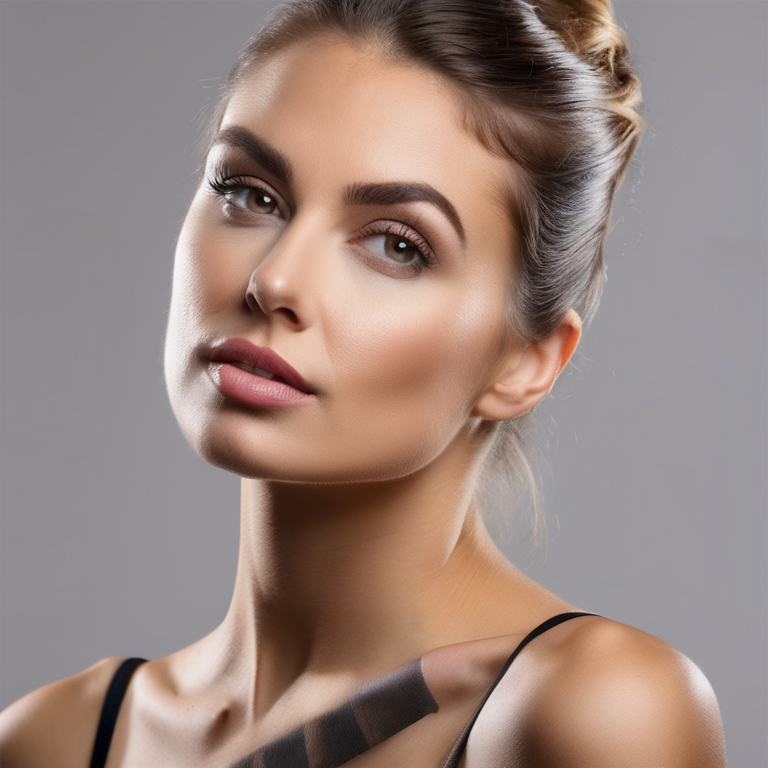
#> input picture data/batches/kt5_proof_001/job_001/images/sdxl_agent_00011_.png, 768 x 768 px
$ python -i opencv_checks.py   (imports and definitions only)   (older library calls are emulated)
#> lines starting #> are read from the running program, lines starting #| are printed output that depends on the picture
"""OpenCV-based technical image checks.

If OpenCV (cv2) is unavailable, returns a safe fallback result without
crashing the QA engine.
"""

from __future__ import annotations

from pathlib import Path
from typing import Any, Dict, Optional

CV2_AVAILABLE: bool = False
try:
    import cv2

    CV2_AVAILABLE = True
except ImportError:
    pass


def check_opencv_available() -> bool:
    """Return whether OpenCV (cv2) is importable."""
    return CV2_AVAILABLE


# [41 lines left out: functions compute_blur_score, compute_brightness, compute_contrast, not called in this run]


def detect_mouth_region_heuristic(image_path: Path) -> Dict[str, Any]:
    """Heuristic check for mouth/teeth region in a portrait.

    Uses face cascade to find face, then estimates lower-third ROI.
    If cv2 unavailable or cascade fails, returns safe fallback.
    """
    if not CV2_AVAILABLE:
        return {
            "opencv_available": False,
            "checks_executed": False,
            "fallback_reason": "cv2_not_installed",
        }

    try:
        import cv2 as cv2_mod  # type: ignore

        img = cv2_mod.imread(str(image_path))
#> img is the input picture: shape (768, 768, 3); mean B, G, R 126.4, 134.1, 153.8
        if img is None:
            return {
                "opencv_available": True,
                "checks_executed": False,
                "fallback_reason": "image_not_readable",
            }

        gray = cv2_mod.cvtColor(img, cv2_mod.COLOR_BGR2GRAY)
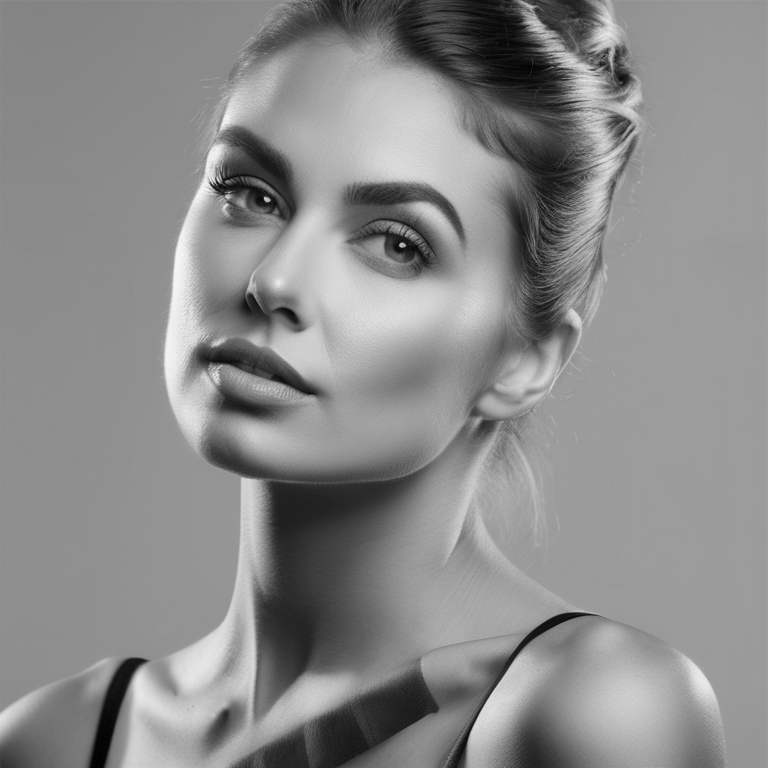
#> gray: shape (768, 768); min 0, max 249, mean 139.1
        face_cascade = cv2_mod.CascadeClassifier(
            cv2_mod.data.haarcascades + "haarcascade_frontalface_default.xml"
        )
        faces = face_cascade.detectMultiScale(gray, 1.1, 4)
#> faces = [[78, 29, 475, 475]]

        if len(faces) == 0:
            return {
                "opencv_available": True,
                "checks_executed": True,
                "face_detected": False,
                "note": "No face detected in image",
            }

        # For the first face, estimate mouth region in lower third
        x, y, w, h = faces[0]
#> x = 78; y = 29; w = 475; h = 475
        mouth_y = y + int(h * 0.65)
#> mouth_y = 337
        mouth_h = int(h * 0.25)
#> mouth_h = 118
        mouth_x = x
#> mouth_x = 78
        mouth_w = w
#> mouth_w = 475

        mouth_roi = gray[mouth_y : mouth_y + mouth_h, mouth_x : mouth_x + mouth_w]
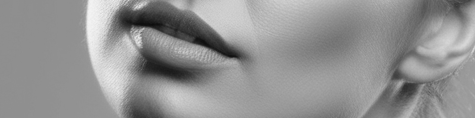
#> mouth_roi: shape (118, 475); min 13, max 244, mean 146.2
        if mouth_roi.size == 0:
            return {
                "opencv_available": True,
                "checks_executed": True,
                "face_detected": True,
                "mouth_roi_valid": False,
                "note": "Mouth ROI empty (unexpected geometry)",
            }

        # Simple heuristic: check if mouth region has high-frequency detail
        mouth_blur = float(cv2_mod.Laplacian(mouth_roi, cv2_mod.CV_64F).var())
#> mouth_blur = 172.9
        mouth_mean = float(cv2_mod.mean(mouth_roi)[0])
#> mouth_mean = 146.2
        mouth_std = float(mouth_roi.std())
#> mouth_std = 35.95

        return {
            "opencv_available": True,
            "checks_executed": True,
            "face_detected": True,
            "face_count": len(faces),
            "mouth_roi_valid": True,
            "mouth_region": {
                "x": int(mouth_x),
                "y": int(mouth_y),
                "w": int(mouth_w),
                "h": int(mouth_h),
            },
            "mouth_blur_score": round(mouth_blur, 2),
            "mouth_brightness": round(mouth_mean, 2),
            "mouth_contrast": round(mouth_std, 2),
            "suspicious_mouth": mouth_blur < 50 or mouth_std < 20,
        }

    except Exception as exc:
        return {
            "opencv_available": True,
            "checks_executed": False,
            "fallback_reason": f"cascade_or_processing_error: {exc}",
        }


# [34 lines left out: function run_opencv_checks, not called in this run]

>>> result = detect_mouth_region_heuristic('../../data/batches/kt5_proof_001/job_001/images/sdxl_agent_00011_.png')
#> result = 10 items
